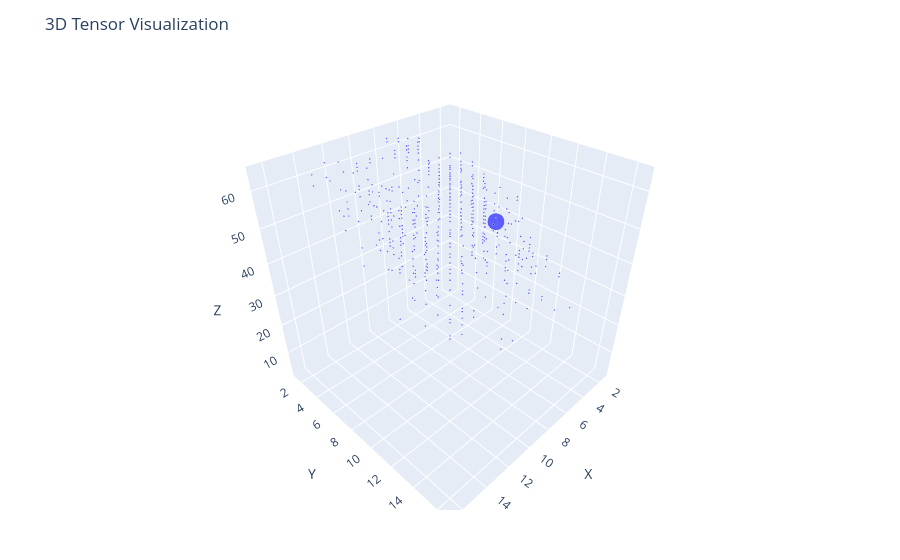

The notebook cell this image was saved under:
### Code cell
blue_surface = toSurfaceTensor(blue_channel)
plotTensor(blue_surface.tensor, 0.1, color="blue")

### Figure 1 — Plotly figure (JSON) as saved in the notebook; plotly's stock layout.template omitted (floating-point values rounded to 4 significant figures; data arrays with more than 128 entries replaced by an {"elided": "..."} marker saying what was removed)
{"data": [{"marker": {"color": "blue", "opacity": 0.6, "size": {"elided": "494 float values"}}, "mode": "markers", "type": "scatter3d", "x": {"elided": "494 int values"}, "y": {"elided": "494 int values"}, "z": {"elided": "494 int values"}}], "layout": {"margin": {"b": 50, "l": 50, "r": 50, "t": 60}, "scene": {"aspectmode": "cube", "xaxis": {"range": [1, 17], "title": "X"}, "yaxis": {"range": [1, 17], "title": "Y"}, "zaxis": {"range": [1, 66], "title": "Z"}}, "title": "3D Tensor Visualization"}}
